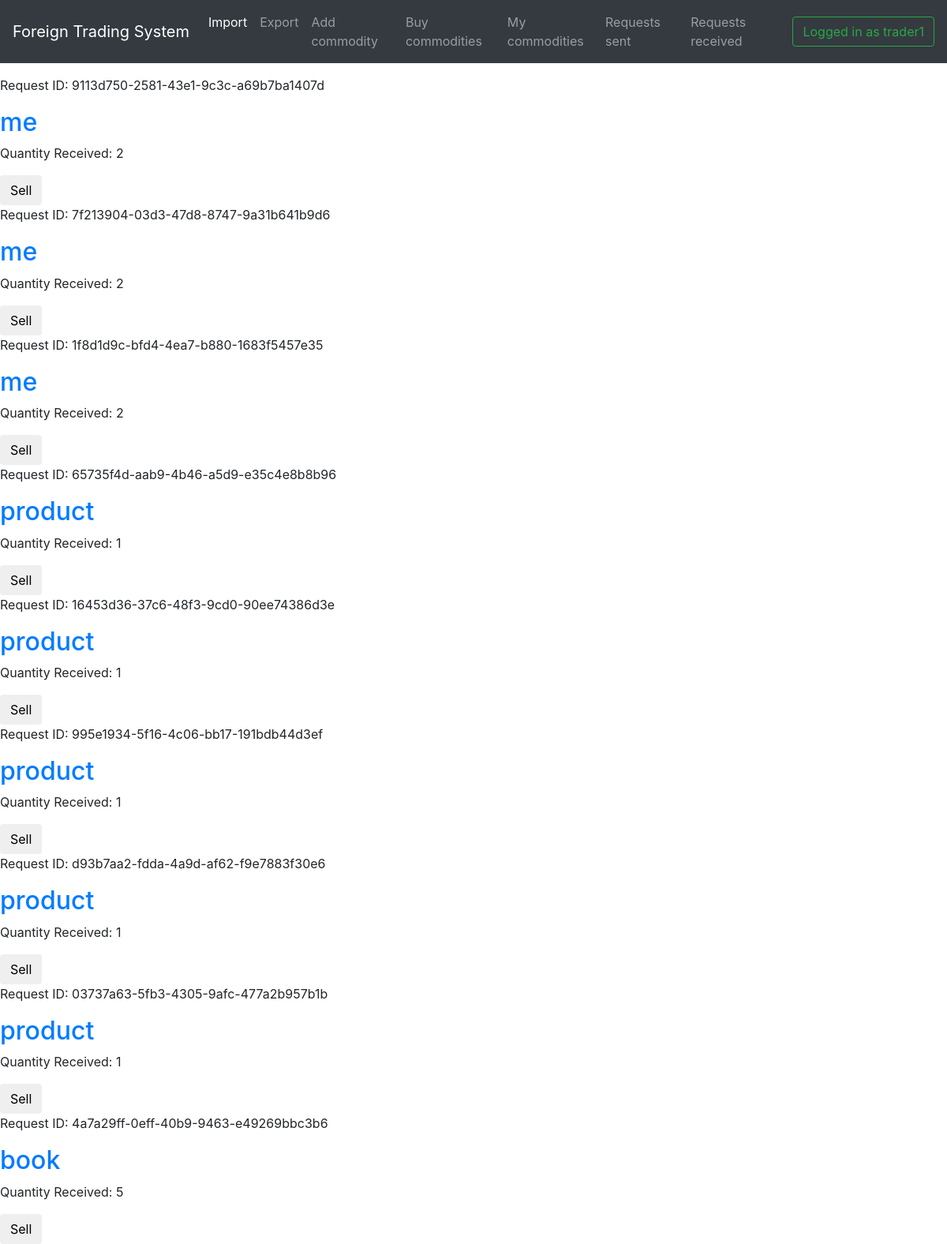
/trade/commodity/requests/received (signed in), run on the app's committed database.
### trade/models.py (models this page shows)
class Request(models.Model):
    requestID = models.UUIDField(primary_key=True, default=uuid.uuid4, editable=False)
    commodityName = models.CharField( max_length = 50)
    exporterName = models.CharField( max_length = 50 )
    quantityRequested = models.IntegerField()
    def __str__(self):
        return self.commodityName

### trade/views.py (the view)
def requestsShow(request):
    posts= Request.objects.filter(exporterName = request.user)
    print posts
    context = {
        'posts' : posts
    }
    return render(request,'trade/requests.html',context)

### trade/templates/trade/requests.html
{% extends 'basetemp.html' %}
{% block content %}
 {% for post in posts %}
      <div>
          <p>Request ID: {{ post.requestID }}</p>
          <h2><a href="" name="mytextbox">{{ post.commodityName }}</a></h2>
          <p>Quantity Received: {{ post.quantityRequested }}</p>
          <input type="submit" class="btn" value="Sell" name="mybtn">
      </div>
  {% endfor %}
{% endblock %}

### templates/basetemp.html (shortened to what this page needs)
<!DOCTYPE html>
<html lang="en">
<head>
  <link rel="stylesheet" href="https://stackpath.bootstrapcdn.com/bootstrap/4.1.3/css/bootstrap.min.css">
</head>
<body>
  <nav class="navbar navbar-expand-md navbar-dark bg-dark fixed-top">
        <a class="navbar-brand" href="{% url 'home' %}">Foreign Trading System</a>
        <div class="collapse navbar-collapse" id="navbarsExampleDefault">
          <ul class="navbar-nav mr-auto">
            <li class="nav-item active">
              <a class="nav-link" href="{% url 'home' %}">Import<span class="sr-only">(current)</span></a>
            </li>
            <li class="nav-item">
              <a class="nav-link" href="#">Export</a>
            </li>
            <li class="nav-item">
              <a class="nav-link" href="{% url 'commodity-add' %}">Add commodity</a>
            </li>
            <li class="nav-item">
              <a class="nav-link" href="{% url 'commodity-buy' %}">Buy commodities</a>
            </li>
            <li class="nav-item">
              <a class="nav-link" href="{% url 'mycommodities-view' %}">My commodities</a>
            </li>
            <li class="nav-item">
              <a class="nav-link" href="{% url 'requests-view-sent' %}">Requests sent</a>
            </li>
            <li class="nav-item">
              <a class="nav-link" href="{% url 'requests-view' %}">Requests received</a>
            </li>
          </ul>
            <button class="btn btn-outline-success my-2 my-sm-0" type="logout" action="">Logged in as {{user}}</button>
        </div>
      </nav>
<br>
<br>
<br>
<br>
{% block content %}{% endblock %}
</body>
</html>

### data on the page
Request: requestID "9113d750-2581-43e1-9c3c-a69b7ba1407d", commodityName "me", quantityRequested "2"
Request: requestID "7f213904-03d3-47d8-8747-9a31b641b9d6", commodityName "me", quantityRequested "2"
Request: requestID "1f8d1d9c-bfd4-4ea7-b880-1683f5457e35", commodityName "me", quantityRequested "2"
Request: requestID "65735f4d-aab9-4b46-a5d9-e35c4e8b8b96", commodityName "product", quantityRequested "1"
Request: requestID "16453d36-37c6-48f3-9cd0-90ee74386d3e", commodityName "product", quantityRequested "1"
Request: requestID "995e1934-5f16-4c06-bb17-191bdb44d3ef", commodityName "product", quantityRequested "1"
Request: requestID "d93b7aa2-fdda-4a9d-af62-f9e7883f30e6", commodityName "product", quantityRequested "1"
Request: requestID "03737a63-5fb3-4305-9afc-477a2b957b1b", commodityName "product", quantityRequested "1"
Request: requestID "4a7a29ff-0eff-40b9-9463-e49269bbc3b6", commodityName "book", quantityRequested "5"

### other printed values
{{ user }} "trader1"
